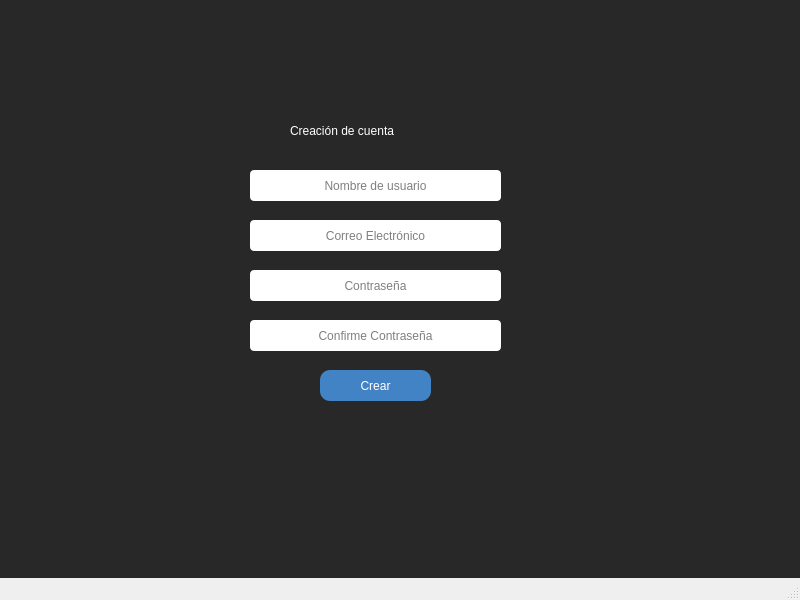
<?xml version="1.0" encoding="UTF-8"?>
<ui version="4.0">
 <class>MainWindow</class>
 <widget class="QMainWindow" name="MainWindow">
  <property name="geometry">
   <rect>
    <x>0</x>
    <y>0</y>
    <width>800</width>
    <height>600</height>
   </rect>
  </property>
  <property name="windowTitle">
   <string>MainWindow</string>
  </property>
  <property name="styleSheet">
   <string notr="true">QWidget#centralwidget{
background-color: rgb(40, 40, 40);}</string>
  </property>
  <widget class="QWidget" name="centralwidget">
   <widget class="QLabel" name="label">
    <property name="geometry">
     <rect>
      <x>290</x>
      <y>120</y>
      <width>181</width>
      <height>21</height>
     </rect>
    </property>
    <property name="styleSheet">
     <string notr="true">color: rgb(255, 255, 255);
font: 12pt &quot;MS Shell Dlg 2&quot;;</string>
    </property>
    <property name="text">
     <string>Creación de cuenta</string>
    </property>
   </widget>
   <widget class="QLineEdit" name="lineEdit">
    <property name="geometry">
     <rect>
      <x>250</x>
      <y>170</y>
      <width>251</width>
      <height>31</height>
     </rect>
    </property>
    <property name="focusPolicy">
     <enum>Qt::ClickFocus</enum>
    </property>
    <property name="styleSheet">
     <string notr="true">border-radius: 4px;
font: 8pt &quot;MS Shell Dlg 2&quot;;
color: rgb(0, 0, 0);</string>
    </property>
    <property name="inputMask">
     <string/>
    </property>
    <property name="text">
     <string/>
    </property>
    <property name="alignment">
     <set>Qt::AlignCenter</set>
    </property>
    <property name="placeholderText">
     <string> Nombre de usuario </string>
    </property>
   </widget>
   <widget class="QLineEdit" name="lineEdit_2">
    <property name="geometry">
     <rect>
      <x>250</x>
      <y>220</y>
      <width>251</width>
      <height>31</height>
     </rect>
    </property>
    <property name="font">
     <font>
      <kerning>true</kerning>
     </font>
    </property>
    <property name="focusPolicy">
     <enum>Qt::ClickFocus</enum>
    </property>
    <property name="toolTip">
     <string>&lt;html&gt;&lt;head/&gt;&lt;body&gt;&lt;p align=&quot;center&quot;&gt;&lt;br/&gt;&lt;/p&gt;&lt;/body&gt;&lt;/html&gt;</string>
    </property>
    <property name="styleSheet">
     <string notr="true">border-radius: 4px;
color: rgb(0, 0, 0);</string>
    </property>
    <property name="text">
     <string/>
    </property>
    <property name="alignment">
     <set>Qt::AlignCenter</set>
    </property>
    <property name="placeholderText">
     <string>Correo Electrónico</string>
    </property>
   </widget>
   <widget class="QPushButton" name="pushButton">
    <property name="geometry">
     <rect>
      <x>320</x>
      <y>370</y>
      <width>111</width>
      <height>31</height>
     </rect>
    </property>
    <property name="mouseTracking">
     <bool>false</bool>
    </property>
    <property name="styleSheet">
     <string notr="true">background-color: rgb(66, 131, 197);
color: white;
border-radius: 10px;</string>
    </property>
    <property name="text">
     <string>Crear</string>
    </property>
    <property name="checkable">
     <bool>false</bool>
    </property>
    <property name="autoDefault">
     <bool>false</bool>
    </property>
    <property name="default">
     <bool>false</bool>
    </property>
    <property name="flat">
     <bool>false</bool>
    </property>
   </widget>
   <widget class="QLabel" name="label_2">
    <property name="geometry">
     <rect>
      <x>260</x>
      <y>430</y>
      <width>231</width>
      <height>31</height>
     </rect>
    </property>
    <property name="styleSheet">
     <string notr="true">color: red;
font: 12pt &quot;MS Shell Dlg 2&quot;;</string>
    </property>
    <property name="text">
     <string/>
    </property>
   </widget>
   <widget class="QLineEdit" name="lineEdit_3">
    <property name="geometry">
     <rect>
      <x>250</x>
      <y>270</y>
      <width>251</width>
      <height>31</height>
     </rect>
    </property>
    <property name="font">
     <font>
      <kerning>true</kerning>
     </font>
    </property>
    <property name="focusPolicy">
     <enum>Qt::ClickFocus</enum>
    </property>
    <property name="toolTip">
     <string>&lt;html&gt;&lt;head/&gt;&lt;body&gt;&lt;p align=&quot;center&quot;&gt;&lt;br/&gt;&lt;/p&gt;&lt;/body&gt;&lt;/html&gt;</string>
    </property>
    <property name="styleSheet">
     <string notr="true">border-radius: 4px;
color: rgb(0, 0, 0);</string>
    </property>
    <property name="text">
     <string/>
    </property>
    <property name="alignment">
     <set>Qt::AlignCenter</set>
    </property>
    <property name="placeholderText">
     <string>Contraseña</string>
    </property>
   </widget>
   <widget class="QLineEdit" name="lineEdit_4">
    <property name="geometry">
     <rect>
      <x>250</x>
      <y>320</y>
      <width>251</width>
      <height>31</height>
     </rect>
    </property>
    <property name="font">
     <font>
      <kerning>true</kerning>
     </font>
    </property>
    <property name="focusPolicy">
     <enum>Qt::ClickFocus</enum>
    </property>
    <property name="toolTip">
     <string>&lt;html&gt;&lt;head/&gt;&lt;body&gt;&lt;p align=&quot;center&quot;&gt;&lt;br/&gt;&lt;/p&gt;&lt;/body&gt;&lt;/html&gt;</string>
    </property>
    <property name="styleSheet">
     <string notr="true">border-radius: 4px;
color: rgb(0, 0, 0);</string>
    </property>
    <property name="text">
     <string/>
    </property>
    <property name="alignment">
     <set>Qt::AlignCenter</set>
    </property>
    <property name="placeholderText">
     <string>Confirme Contraseña</string>
    </property>
   </widget>
   <widget class="QLabel" name="label_3">
    <property name="geometry">
     <rect>
      <x>310</x>
      <y>420</y>
      <width>121</width>
      <height>121</height>
     </rect>
    </property>
    <property name="text">
     <string/>
    </property>
    <property name="pixmap">
     <pixmap>../../pruebasIA/imagenes/logoChico.png</pixmap>
    </property>
    <property name="scaledContents">
     <bool>true</bool>
    </property>
   </widget>
   <widget class="QLabel" name="label_4">
    <property name="geometry">
     <rect>
      <x>30</x>
      <y>40</y>
      <width>55</width>
      <height>16</height>
     </rect>
    </property>
    <property name="text">
     <string/>
    </property>
   </widget>
   <widget class="QPushButton" name="pushButton_2">
    <property name="geometry">
     <rect>
      <x>20</x>
      <y>10</y>
      <width>61</width>
      <height>61</height>
     </rect>
    </property>
    <property name="styleSheet">
     <string notr="true">background: transparent;</string>
    </property>
    <property name="text">
     <string/>
    </property>
    <property name="icon">
     <iconset>
      <normaloff>../../pruebasIA/imagenes/regresar.png</normaloff>
      <normalon>../../pruebasIA/imagenes/regresar.png</normalon>../../pruebasIA/imagenes/regresar.png</iconset>
    </property>
    <property name="iconSize">
     <size>
      <width>55</width>
      <height>55</height>
     </size>
    </property>
    <property name="flat">
     <bool>true</bool>
    </property>
   </widget>
  </widget>
  <widget class="QMenuBar" name="menubar">
   <property name="geometry">
    <rect>
     <x>0</x>
     <y>0</y>
     <width>800</width>
     <height>26</height>
    </rect>
   </property>
  </widget>
  <widget class="QStatusBar" name="statusbar"/>
 </widget>
 <resources>
  <include location="../test.qrc"/>
 </resources>
 <connections/>
</ui>
